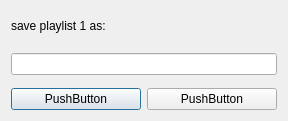
<?xml version="1.0" encoding="UTF-8"?>
<ui version="4.0">
 <class>playlistNameWindow</class>
 <widget class="QDialog" name="playlistNameWindow">
  <property name="geometry">
   <rect>
    <x>0</x>
    <y>0</y>
    <width>288</width>
    <height>121</height>
   </rect>
  </property>
  <property name="windowTitle">
   <string>Dialog</string>
  </property>
  <layout class="QGridLayout" name="gridLayout_2">
   <item row="0" column="0">
    <layout class="QGridLayout" name="gridLayout">
     <property name="horizontalSpacing">
      <number>6</number>
     </property>
     <property name="verticalSpacing">
      <number>13</number>
     </property>
     <item row="0" column="0">
      <widget class="QLabel" name="label">
       <property name="text">
        <string>save playlist 1 as:</string>
       </property>
      </widget>
     </item>
     <item row="1" column="0" colspan="2">
      <widget class="QLineEdit" name="lineEdit"/>
     </item>
     <item row="2" column="0">
      <widget class="QPushButton" name="pushButton">
       <property name="text">
        <string>PushButton</string>
       </property>
      </widget>
     </item>
     <item row="2" column="1">
      <widget class="QPushButton" name="pushButton_2">
       <property name="text">
        <string>PushButton</string>
       </property>
      </widget>
     </item>
    </layout>
   </item>
  </layout>
 </widget>
 <resources/>
 <connections/>
</ui>
